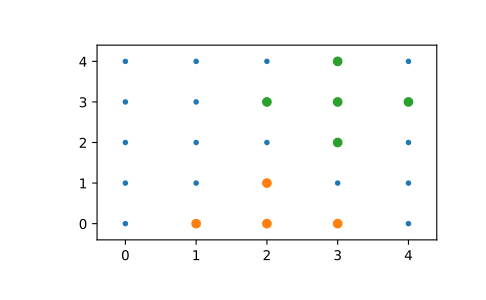

Reproduce this figure in Python.
from scipy import spatial
x, y = np.mgrid[0:5, 0:5]
points = np.c_[x.ravel(), y.ravel()]
tree = spatial.KDTree(points)
sorted(tree.query_ball_point([2, 0], 1))
# [5, 10, 11, 15]

# Query multiple points and plot the results:

import matplotlib.pyplot as plt
points = np.asarray(points)
plt.plot(points[:,0], points[:,1], '.')
for results in tree.query_ball_point(([2, 0], [3, 3]), 1):
    nearby_points = points[results]
    plt.plot(nearby_points[:,0], nearby_points[:,1], 'o')
plt.margins(0.1, 0.1)
plt.show()
